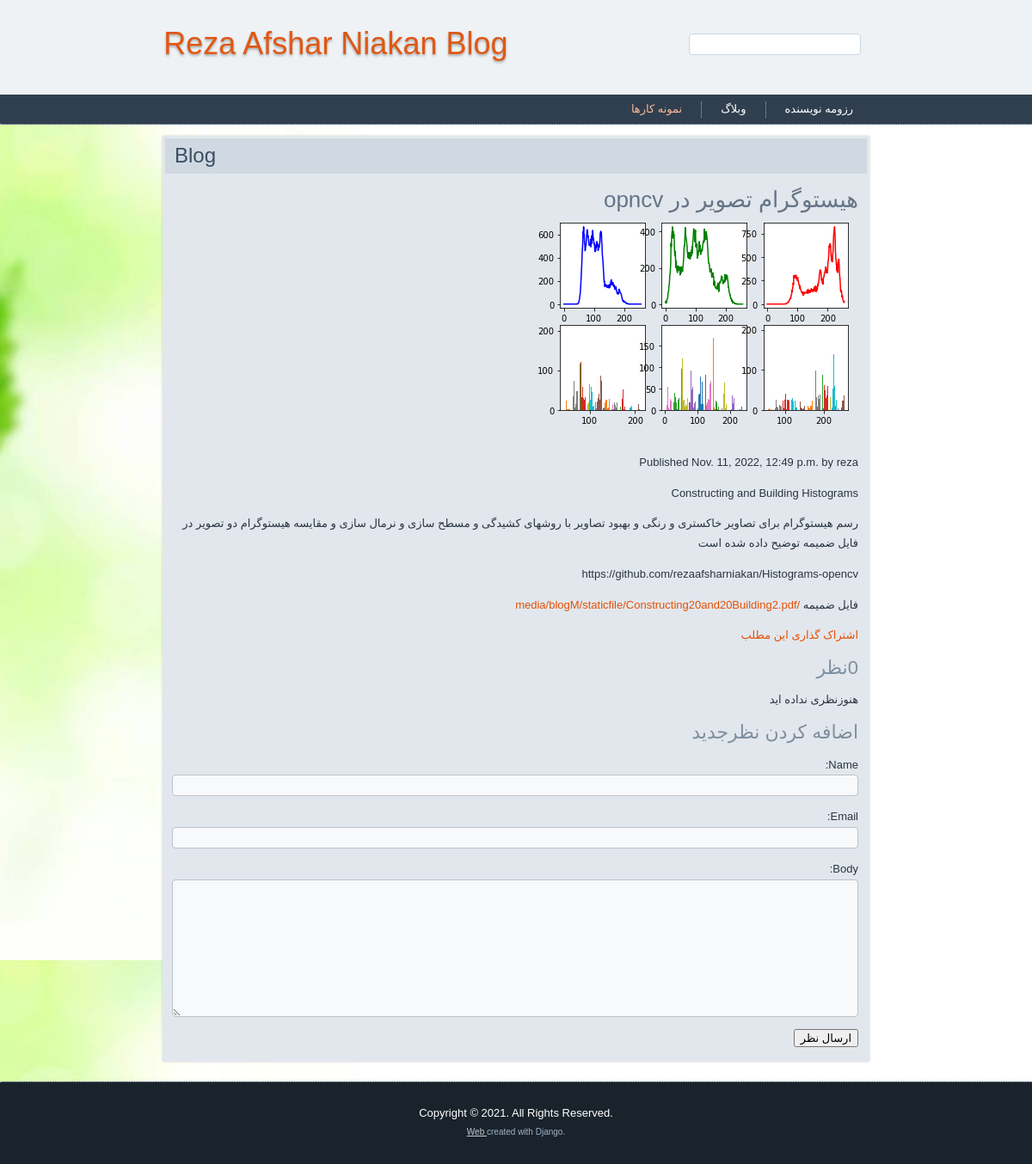
Page /2022/11/11/Histograms-image-opncv/ on the committed database.
### blogM/models.py (models this page shows, shortened)
class Post(models.Model):
    STATUS_CHOICES = (
        ('draft', 'Draft'),
        ('published', 'Published'),)
    title = models.CharField(max_length=250)
    slug = models.SlugField(max_length=250,
    unique_for_date='publish')
    author = models.ForeignKey(User,
    on_delete=models.CASCADE,
    related_name='blog_posts')
    body = models.TextField()
    image = models.ImageField(upload_to='blogM/images/')
    file=models.FileField(upload_to ='blogM/staticfile/',blank=True)
    publish = models.DateTimeField(default=timezone.now)
    created = models.DateTimeField(auto_now_add=True)
    updated = models.DateTimeField(auto_now=True)
    status = models.CharField(max_length=10,
    choices=STATUS_CHOICES,default='draft')
    class Meta:
        ordering = ('-publish',)
    objects = models.Manager()
    published = PublishedManager()

### blogM/views.py (the view)
# urls.py: path('<int:year>/<int:month>/<int:day>/<slug:post>/',views.post_detail,name='post_detail'),
def post_detail(request, year, month, day, post):
    post = get_object_or_404(Post, slug=post,status='published', publish__year= year, publish__month= month, publish__day= day)
    comments = post.comments.filter(active=True)
    new_comment = None
    if request.method == 'POST':
        comment_form = CommentForm(data=request.POST)
        if comment_form.is_valid():
            new_comment = comment_form.save(commit=False)
            new_comment.post = post
            new_comment.save()
    else:
        comment_form = CommentForm()
    return render(request,'blog/post/detail.html',{'post': post,'comments': comments,'new_comment': new_comment,'comment_form': comment_form})

### blogM/forms.py
class CommentForm(forms.ModelForm):
    class Meta:
        model = Comment
        fields = ('name', 'email', 'body')

### blogM/templates/blog/post/detail.html (shortened to what this page needs)
{% extends "blog/base.html" %}
{% block content %}
<h1>{{ post.title }}</h1>
{% if post.image.url  %}
<img src="{{ post.image.url }}" >
{% endif %}
<p class="date">
Published {{ post.publish }} by {{ post.author }}
</p>
{{ post.body|linebreaks }}
<p>
{% if post.file  %}
<p>
فایل ضمیمه
        <a href="{{ post.file.url }}">{{ post.file.url }}</a>
</p>
{% endif %}
<a href="{% url "blogm:post_share" post.id %}">
اشتراک گذاری این مطلب
</a>
</p>
{% with comments.count as total_comments %}
<h2>
{{ total_comments }}نظر
</h2>
{% endwith %}
{% for comment in comments %}
<div class="comment">
<p class="info">
نظر {{ forloop.counter }}ارسالی از{{ comment.name }}
{{ comment.created }}
</p>
{{ comment.body|linebreaks }}
</div>
{% empty %}
<p>هنوزنظری نداده اید</p>
{% endfor %}
{% if new_comment %}
<h2>پیام شما ارسال شد بعد از تایید منتشر می شود</h2>
{% else %}
<h2>اضافه کردن نظرجدید</h2>
<form method="post">
{{ comment_form.as_p }}
<p><input type="submit" value="ارسال نظر"></p>
</form>
{% endif %}
{% endblock %}

### portfolio/static/style.css (style rules this page uses)
h1, h2, h3, h4, h5, h6, p, a, ul, ol, li { margin: 0; padding: 0; }
.art-postcontent, .art-postcontent li, .art-postcontent table, .art-postcontent a, .art-postcontent a:link, .art-postcontent a:visited, .art-postcontent a.visited, .art-postcontent a:hover, .art-postcontent a.hovered { font-family: Arial, 'Arial Unicode MS', Helvetica, Sans-Serif; line-height: 175%; }
.art-postcontent p { margin: 13px 0; }
.art-postcontent h1, .art-postcontent h1 a, .art-postcontent h1 a:link, .art-postcontent h1 a:visited, .art-postcontent h1 a:hover, .art-postcontent h2, .art-postcontent h2 a, .art-postcontent h2 a:link, .art-postcontent h2 a:visited, .art-postcontent h2 a:hover, .art-postcontent h3, .art-postcontent h3 a, .art-postcontent h3 a:link, .art-postcontent h3 a:visited, .art-postcontent h3 a:hover, .art-postcontent h4, .art-postcontent h4 a, .art-postcontent h4 a:link, .art-postcontent h4 a:visited, .art-postcontent h4 a:hover, .art-postcontent h5, .art-postcontent h5 a, .art-postcontent h5 a:link, .art-postcontent h5 a:visited, .art-postcontent h5 a:hover, .art-postcontent h6, .art-postcontent h6 a, .art-postcontent h6 a:link, .art-postcontent h6 a:visited, .art-postcontent h6 a:hover, .art-blockheader .t, .art-blockheader .t a, .art-blockheader .t a:link, .art-blockheader .t a:visited, .art-blockheader .t a:hover, .art-vmenublockheader .t, .art-vmenublockheader .t a, .art-vmenublockheader .t a:link, .art-vmenublockheader .t a:visited, .art-vmenublockheader .t a:hover, .art-headline, .art-headline a, .art-headline a:link, .art-headline a:visited, .art-headline a:hover, .art-slogan, .art-slogan a, .art-slogan a:link, .art-slogan a:visited, .art-slogan a:hover, .art-postheader, .art-postheader a, .art-postheader a:link, .art-postheader a:visited, .art-postheader a:hover { font-size: 22px; font-family: Arial, 'Arial Unicode MS', Helvetica, Sans-Serif; font-weight: normal; font-style: normal; line-height: 120%; }
.art-postcontent a, .art-postcontent a:link { font-family: Arial, 'Arial Unicode MS', Helvetica, Sans-Serif; text-decoration: none; color: #E65005; }
.art-postcontent h1 { color: #647587; margin: 10px 0 0; font-size: 26px; font-family: Arial, 'Arial Unicode MS', Helvetica, Sans-Serif; }
.art-postcontent h2 { color: #7E8FA0; margin: 10px 0 0; font-size: 22px; font-family: Arial, 'Arial Unicode MS', Helvetica, Sans-Serif; }
html, body { height: 100%; }
html { -ms-text-size-adjust: 100%; -webkit-text-size-adjust: 100%; }
body { padding: 0; margin:0; min-width: 700px; color: #283543; }
form { padding: 0 !important; margin: 0 !important; }
input, select, textarea, a.art-search-button span { vertical-align: middle; font-size: 13px; font-family: Arial, 'Arial Unicode MS', Helvetica, Sans-Serif; font-weight: normal; font-style: normal; }
input[type="text"], input[type="password"], input[type="email"], input[type="url"], input[type="color"], input[type="date"], input[type="datetime"], input[type="datetime-local"], input[type="month"], input[type="number"], input[type="range"], input[type="tel"], input[type="time"], input[type="week"], textarea { background: #F8F9FB; -webkit-border-radius:4px; -moz-border-radius:4px; border-radius:4px; border:1px solid #B9C2CB; margin:0 auto; }
input[type="text"], input[type="password"], input[type="email"], input[type="url"], input[type="color"], input[type="date"], input[type="datetime"], input[type="datetime-local"], input[type="month"], input[type="number"], input[type="range"], input[type="tel"], input[type="time"], input[type="week"], textarea { width: 100%; padding: 4px 0; color: #3D5166 !important; font-size: 13px; font-family: Arial, 'Arial Unicode MS', Helvetica, Sans-Serif; font-weight: normal; font-style: normal; text-shadow: none; }
.art-article img, img.art-article, .art-block img, .art-footer img { margin: 5px 5px 5px 5px; }

### rows in the picture
Post: title "هیستوگرام تصویر در opncv", image (picture), publish "Nov. 11, 2022, 12:49 p.m.", author "reza", body "Constructing and Building Histograms رسم هیستوگرام برای تصاویر خاکستری و رنگی و بهبود تصاویر با روشهای کشیدگی و مسطح سازی و نرمال سازی و مقایسه هیستوگرام دو تصویر در فایل ضمیمه توضیح داده شده است https://github.com/rezaafsharniakan/Histograms-opencv", file "/media/blogM/staticfile/Constructing20and20Building2.pdf"

### other values in the picture
{{ total_comments }} "0"
